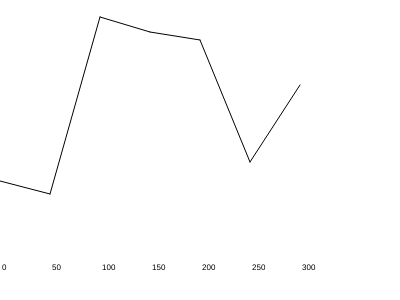
Frame 1 (no input)
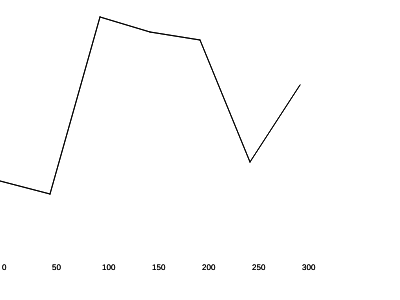
Frame 2 (the mouse pressed at the canvas centre, redrawn once)

The p5.js sketch that drew these frames (run headless with seeded random() and noise() and a simulated clock; the mouse was pressed at the canvas centre and the sketch redrawn once):

// p5.js sketch
// ── sketch.js
// sketch.js

function getRandomInt(min, max) {
  // https://developer.mozilla.org/en-US/docs/Web/JavaScript/Reference/Global_Objects/Math/random
  min = Math.ceil(min);
  max = Math.floor(max);
  return Math.floor(Math.random() * (max - min) + min); //The maximum is exclusive and the minimum is inclusive
}

const x = [0, 50, 100, 150, 200, 250, 300];
const y = x.map(x => getRandomInt(10, 200));

const canvasWidth = 400;
const canvasHeight = 300;

function setup() {
  createCanvas(canvasWidth, canvasHeight);
  noLoop();
}

function draw() {
  strokeWeight(1);

  for (let i = 1; i < x.length; i++) {
    const x1 = x[i-1];
    const x2 = x[i];
    const y1 = y[i-1];
    const y2 = y[i];

    // https://p5js.org/reference/#/p5/line
    line(x1, y1, x2, y2);
  }

  x.forEach(x => {
    // https://p5js.org/reference/#/p5/textSize
    textSize(8);
    text(x, x + 2, canvasHeight - 30);
  })
}
